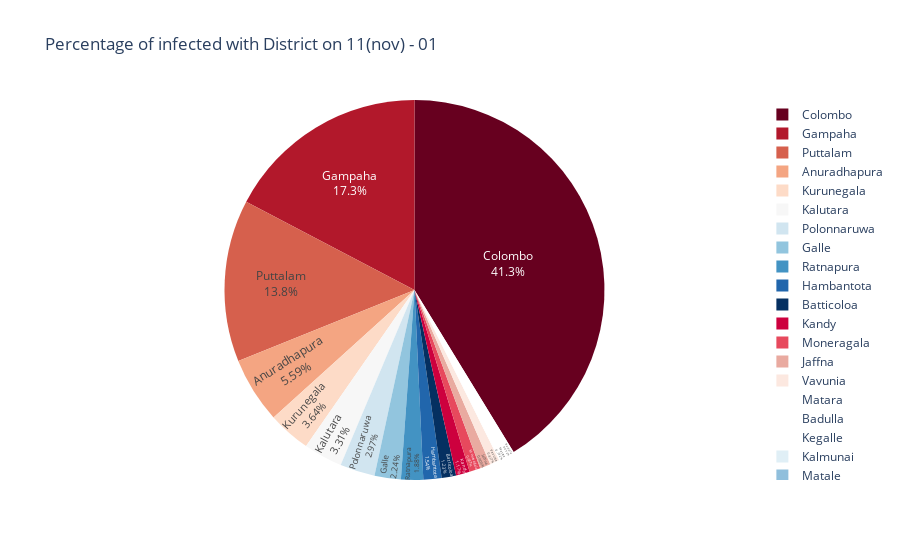

Notebook source saved alongside this figure:
### Code cell
fig = px.pie(pie_df, values= 'Total', names = pie_df.index, title = 'Percentage of infected with District on 11(nov) - 01',
                         color_discrete_sequence=px.colors.sequential.RdBu)
fig.update_traces(textposition='inside', textinfo='percent+label')
fig.show()

### Figure 1 — Plotly figure (JSON) as saved in the notebook; plotly's stock layout.template omitted (floating-point values rounded to 4 significant figures)
{"data": [{"domain": {"x": [0, 1], "y": [0, 1]}, "hovertemplate": "index=%{label}<br>Total=%{value}<extra></extra>", "labels": ["Colombo", "Gampaha", "Puttalam", "Kalutara", "Anuradhapura", "Kandy", "Kurunegala", "Polonnaruwa", "Jaffna", "Ratnapura", "Kegalle", "Moneragala", "Kalmunai", "Matale", "Galle", "Ampara", "Badulla", "Matara", "Batticoloa", "Hambantota", "Vavunia", "Trincomalee", "Nuwaraeliya", "Kilinochchi", "Mannar", "Mullativu"], "legendgroup": "", "name": "", "showlegend": true, "textinfo": "percent+label", "textposition": "inside", "type": "pie", "values": [10258, 4304, 3427, 824, 1390, 291, 905, 739, 225, 468, 0, 233, 0, 0, 556, 0, 162, 182, 306, 384, 203, 0, 0, 0, 0, 0]}], "layout": {"autosize": true, "legend": {"tracegroupgap": 0}, "piecolorway": ["rgb(103,0,31)", "rgb(178,24,43)", "rgb(214,96,77)", "rgb(244,165,130)", "rgb(253,219,199)", "rgb(247,247,247)", "rgb(209,229,240)", "rgb(146,197,222)", "rgb(67,147,195)", "rgb(33,102,172)", "rgb(5,48,97)"], "title": {"text": "Percentage of infected with District on 11(nov) - 01"}}}
